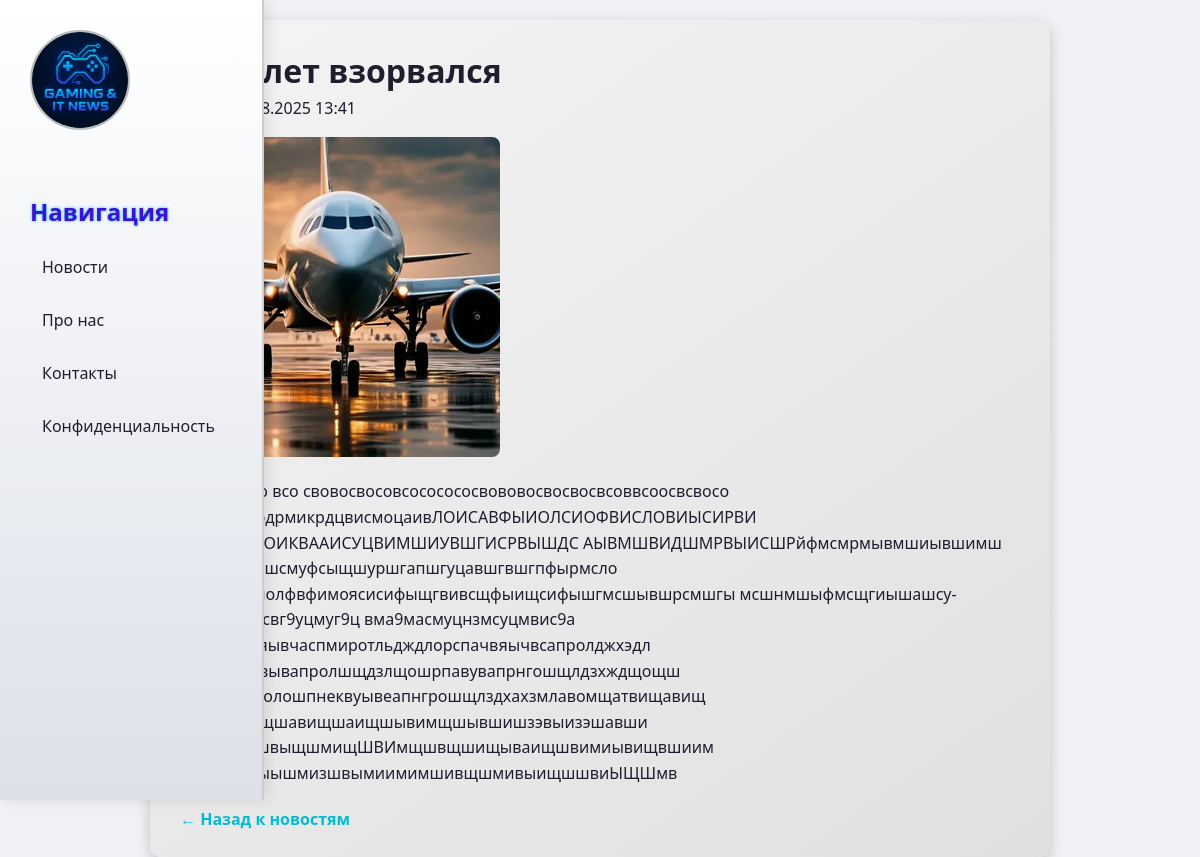
Screenshot of /news/article/12/ with the database file from the repository.
### news/models.py (models this page shows, shortened)
class Articles(models.Model):
    title = models.CharField('Заголовок', max_length=100)
    anons = models.CharField('Анонс', max_length=50)
    full_text = models.TextField('Статья')
    image = models.ImageField('Фото', upload_to='articles_images/', blank=True, null=True)  #фото
    data = models.DateTimeField('Дата публикации', default=timezone.now)

### news/views.py (the view)
# urls.py: path('article/<int:pk>/', views.article_detail, name='article_detail'),
def article_detail(request, pk):
    article = get_object_or_404(Articles, pk=pk)
    return render(request, 'news/article_detail.html', {'article': article})

### news/templates/news/article_detail.html (shortened to what this page needs)
{% extends 'nain/layout.html' %}
{% block content %}
<div class="news-article">
    <h1>{{ article.title }}</h1>
    <p><strong>Дата:</strong> {{ article.data|date:"d.m.Y H:i" }}</p>
    {% if article.image %}
        <img src="{{ article.image.url }}" alt="{{ article.title }}" class="news-article-img">
    {% endif %}
    <p>{{ article.full_text }}</p>
    <p><a href="{% url 'news_home' %}" class="back-link">← Назад к новостям</a></p>
</div>
{% endblock %}

### nain/static/nain/css/nain.css (style rules this page uses)
* { margin: 0; padding: 0; box-sizing: border-box; font-family: 'Segoe UI', Roboto, sans-serif; }
body { background-color: #f0f2f5; color: #1e1e2f; }
.news-article { background: linear-gradient(145deg, #f4f4f4, #e0e0e0); color: #1e1e2f; padding: 25px 30px; border-radius: 12px; box-shadow: 0 5px 15px rgba(0,0,0,0.2); max-width: 900px; margin: 20px auto; line-height: 1.6; font-size: 16px; }
.news-article-img { max-width: 100%; border-radius: 8px; margin: 15px 0; }
.news-article .back-link { color: #00bcd4; text-decoration: none; font-weight: bold; display: inline-block; margin-top: 20px; transition: color 0.3s; }

### rows the page displays
Articles: title "самолет взорвался", data "16.08.2025 13:41", image (picture), full_text "сво сво сво всо свовосвосовсососососвововосвосвосвсоввсоосвсвосо всворсоырдрмикрдцвисмоцаивЛОИСАВФЫИОЛСИОФВИСЛОВИЫСИРВИ МОАИАМРОИКВААИСУЦВИМШИУВШГИСРВЫШДС АЫВМШВИДШМРВЫИСШРйфмсмрмывмшиывшимш ывимолвышсмуфсыщшуршгапшгуцавшгвшгпфырмсло иыфошсилолфвфимоясисифыщгвивсщфыищсифышгмсшывшрсмшгы мсшнмшыфмсщгиышашсу-ра0урауиасвг9уцмуг9ц вма9масмуцнзмсуцмвис9а лвапнчофяывчаспмиротльдждлорспачвяычвсапролджхэдл ошргпнеавывапролшщдзлщошрпавувапрнгошщлдзхждщощш ргпнекапролошпнеквуывеапнгрошщлздхахзмлавомщатвищавищ шавтщшищшавищшаищшывимщшывшишзэвыизэшавши щшвыищшвыщшмищШВИмщшвщшищываищшвимиывищвшиим аымишивыышмизшвымиимимшивщшмивыищшшвиЫЩШмв"
